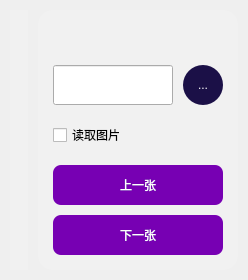
           <widget class="QWidget" name="tab_2">
            <attribute name="title">
             <string>Tab 2</string>
            </attribute>
            <layout class="QHBoxLayout" name="horizontalLayout_4">
             <property name="spacing">
              <number>10</number>
             </property>
             <property name="leftMargin">
              <number>10</number>
             </property>
             <property name="topMargin">
              <number>10</number>
             </property>
             <property name="rightMargin">
              <number>10</number>
             </property>
             <property name="bottomMargin">
              <number>10</number>
             </property>
             <item>
              <widget class="QFrame" name="Tab2_Frame_1">
               <property name="styleSheet">
                <string notr="true">#Tab2_Frame_1{
	border-radius: 15px;
	background-color: rgba(255, 255, 255, 30);
}</string>
               </property>
               <property name="frameShape">
                <enum>QFrame::Shape::StyledPanel</enum>
               </property>
               <property name="frameShadow">
                <enum>QFrame::Shadow::Raised</enum>
               </property>
               <layout class="QVBoxLayout" name="verticalLayout_3">
                <item>
                 <layout class="QVBoxLayout" name="BigImgLayout"/>
                </item>
                <item>
                 <layout class="QGridLayout" name="small_gridLayout">
                  <property name="horizontalSpacing">
                   <number>40</number>
                  </property>
                 </layout>
                </item>
               </layout>
              </widget>
             </item>
             <item>
              <widget class="QFrame" name="Tab2_Frame_2">
               <property name="sizePolicy">
                <sizepolicy hsizetype="Preferred" vsizetype="Preferred">
                 <horstretch>0</horstretch>
                 <verstretch>0</verstretch>
                </sizepolicy>
               </property>
               <property name="minimumSize">
                <size>
                 <width>200</width>
                 <height>0</height>
                </size>
               </property>
               <property name="maximumSize">
                <size>
                 <width>300</width>
                 <height>16777215</height>
                </size>
               </property>
               <property name="styleSheet">
                <string notr="true">#Tab2_Frame_2{
	/*background: transparent; */
	border-radius: 15px;
	background-color: rgba(255, 255, 255, 30);
}</string>
               </property>
               <property name="frameShape">
                <enum>QFrame::Shape::StyledPanel</enum>
               </property>
               <property name="frameShadow">
                <enum>QFrame::Shadow::Raised</enum>
               </property>
               <layout class="QVBoxLayout" name="verticalLayout_4">
                <property name="spacing">
                 <number>10</number>
                </property>
                <property name="leftMargin">
                 <number>15</number>
                </property>
                <property name="topMargin">
                 <number>15</number>
                </property>
                <property name="rightMargin">
                 <number>15</number>
                </property>
                <property name="bottomMargin">
                 <number>15</number>
                </property>
                <item>
                 <spacer name="verticalSpacer_4">
                  <property name="orientation">
                   <enum>Qt::Orientation::Vertical</enum>
                  </property>
                  <property name="sizeHint" stdset="0">
                   <size>
                    <width>20</width>
                    <height>40</height>
                   </size>
                  </property>
                 </spacer>
                </item>
                <item>
                 <layout class="QHBoxLayout" name="horizontalLayout_5">
                  <property name="leftMargin">
                   <number>0</number>
                  </property>
                  <property name="topMargin">
                   <number>0</number>
                  </property>
                  <property name="rightMargin">
                   <number>0</number>
                  </property>
                  <property name="bottomMargin">
                   <number>0</number>
                  </property>
                  <item>
                   <widget class="QLineEdit" name="Tab2_PathEdit">
                    <property name="sizePolicy">
                     <sizepolicy hsizetype="Preferred" vsizetype="Preferred">
                      <horstretch>0</horstretch>
                      <verstretch>0</verstretch>
                     </sizepolicy>
                    </property>
                    <property name="cursor">
                     <cursorShape>PointingHandCursor</cursorShape>
                    </property>
                   </widget>
                  </item>
                  <item>
                   <widget class="QToolButton" name="Tab2_Path_Btn">
                    <property name="sizePolicy">
                     <sizepolicy hsizetype="Preferred" vsizetype="Preferred">
                      <horstretch>0</horstretch>
                      <verstretch>0</verstretch>
                     </sizepolicy>
                    </property>
                    <property name="minimumSize">
                     <size>
                      <width>40</width>
                      <height>40</height>
                     </size>
                    </property>
                    <property name="maximumSize">
                     <size>
                      <width>40</width>
                      <height>40</height>
                     </size>
                    </property>
                    <property name="styleSheet">
                     <string notr="true">QToolButton {
	color: rgb(255, 255, 255);
	background-color: rgb(27, 16, 71);
	border: none;
	border-radius: 20px;
}

QToolButton::menu-indicator { 
	image: None;
}

 
QToolButton:hover {
	color: rgb(255, 255, 255);
	
	background-color: rgba(27, 16, 71, 200);
	border: none;
}</string>
                    </property>
                    <property name="text">
                     <string>...</string>
                    </property>
                    <property name="icon">
                     <iconset theme="QIcon::ThemeIcon::FolderOpen"/>
                    </property>
                   </widget>
                  </item>
                 </layout>
                </item>
                <item>
                 <widget class="QCheckBox" name="Tab2_UseImg_CheckBox">
                  <property name="sizePolicy">
                   <sizepolicy hsizetype="Preferred" vsizetype="Preferred">
                    <horstretch>0</horstretch>
                    <verstretch>0</verstretch>
                   </sizepolicy>
                  </property>
                  <property name="minimumSize">
                   <size>
                    <width>0</width>
                    <height>40</height>
                   </size>
                  </property>
                  <property name="maximumSize">
                   <size>
                    <width>16777215</width>
                    <height>60</height>
                   </size>
                  </property>
                  <property name="text">
                   <string>读取图片</string>
                  </property>
                 </widget>
                </item>
                <item>
                 <widget class="QToolButton" name="Tab2_UpImg_Btn">
                  <property name="sizePolicy">
                   <sizepolicy hsizetype="Preferred" vsizetype="Preferred">
                    <horstretch>0</horstretch>
                    <verstretch>0</verstretch>
                   </sizepolicy>
                  </property>
                  <property name="minimumSize">
                   <size>
                    <width>0</width>
                    <height>40</height>
                   </size>
                  </property>
                  <property name="maximumSize">
                   <size>
                    <width>16777215</width>
                    <height>60</height>
                   </size>
                  </property>
                  <property name="styleSheet">
                   <string notr="true">QToolButton {
	color: rgb(255, 255, 255);
	/*background-color: rgb(27, 16, 71);*/
	background-color: rgba(119, 0, 179, 255);
	border: none;
	border-radius: 8px;
}

QToolButton::menu-indicator { 
	image: None;
}

 
QToolButton:hover {
	color: rgb(255, 255, 255);
	
	/*background-color: rgba(27, 16, 71, 200);*/
	background-color: rgba(119, 0, 179, 200);
	border: none;
}</string>
                  </property>
                  <property name="text">
                   <string>上一张</string>
                  </property>
                 </widget>
                </item>
                <item>
                 <widget class="QToolButton" name="Tab2_DownImg_Btn">
                  <property name="sizePolicy">
                   <sizepolicy hsizetype="Preferred" vsizetype="Preferred">
                    <horstretch>0</horstretch>
                    <verstretch>0</verstretch>
                   </sizepolicy>
                  </property>
                  <property name="minimumSize">
                   <size>
                    <width>0</width>
                    <height>40</height>
                   </size>
                  </property>
                  <property name="maximumSize">
                   <size>
                    <width>16777215</width>
                    <height>60</height>
                   </size>
                  </property>
                  <property name="styleSheet">
                   <string notr="true">QToolButton {
	color: rgb(255, 255, 255);
	/*background-color: rgb(27, 16, 71);*/
	background-color: rgba(119, 0, 179, 255);
	border: none;
	border-radius: 8px;
}

QToolButton::menu-indicator { 
	image: None;
}

 
QToolButton:hover {
	color: rgb(255, 255, 255);
	
	/*background-color: rgba(27, 16, 71, 200);*/
	background-color: rgba(119, 0, 179, 200);
	border: none;
}</string>
                  </property>
                  <property name="text">
                   <string>下一张</string>
                  </property>
                 </widget>
                </item>
               </layout>
              </widget>
             </item>
            </layout>
           </widget>
